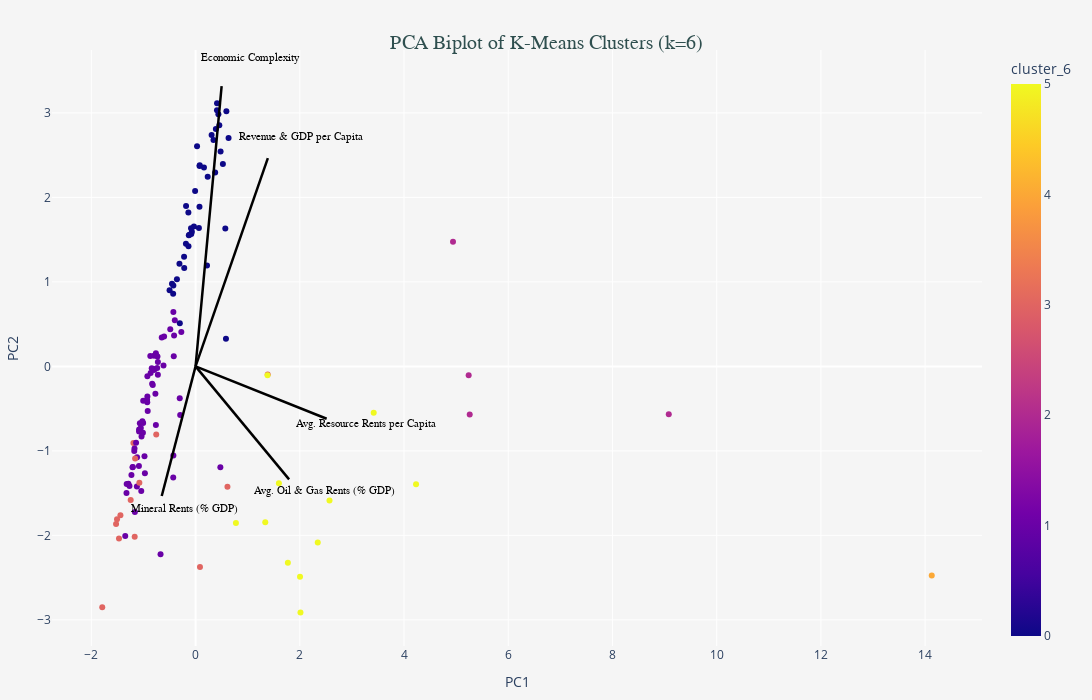
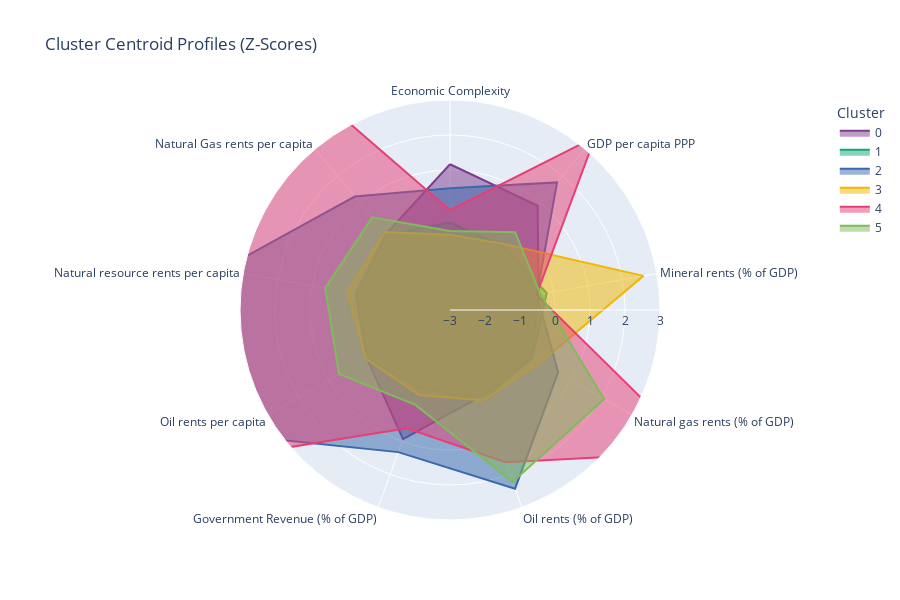

The cell these charts' notebook holds for them, in order:
### Markdown cell above
## Clustering (2014-2021)

### Code cell
"""Initial map"""
## Create the k=6 Choropleth Map
fig_map_6 = px.choropleth(
    map_df,
    locations="Country Code",
    color="cluster_6",
    hover_name="Country Name",
    hover_data=["Country Code", "cluster_6"],
    color_discrete_sequence=px.colors.qualitative.Bold,
)
## Visual Enhancements 

fig_map_6.update_geos(
    # Use 'winkel tripel' or 'orthographic' for a nice global view
    projection_type="winkel tripel",
    # Reduce the scale to effectively "zoom out" the map
    projection_scale=1, # Default is often around 1.0, but setting explicitly ensures a consistent scale
    showcountries=True,
    countrycolor="Gray", # Add subtle country borders
    showcoastlines=True,
    coastlinecolor="Black", # Make coastlines clearer
    # Optional: Set a background color for the ocean/water
    lakecolor="LightBlue",
    oceancolor="LightBlue",
    showocean=True,
)
## Layout Enhancement 
fig_map_6.update_layout(
    # === SIZE ADJUSTMENT IS HERE ===
    # Set the overall plot size to a larger value (e.g., 1200x800 pixels)
    width=1200, 
    height=800,
    # ===============================

    # Center the title and add a font style
    title={
        'text': "Clustering of Economic Indicators and Resource Use (k=6, 2015-2021)",
        'y': 0.95, # Position the title higher
        'x': 0.5,
        'xanchor': 'center',
        'yanchor': 'top',
        'font': {'size': 20, 'color': 'DarkSlateGray', 'family': 'Arial'}
    },
    # Set the overall plot background to transparent or light gray
    plot_bgcolor='rgba(0,0,0,0)', 
    paper_bgcolor='LightGray', # Make the area around the map light gray
    # Move the legend
    legend_title_text='Cluster Group',
    legend=dict(
        orientation="h",
        yanchor="bottom",
        y=0.01,
        xanchor="center",
        x=0.5
    ),
    margin={"r":0,"t":50,"l":0,"b":0}
)
fig_map_6.show()

"""Heatmap"""
plt.figure(figsize=(18, 8)) 
sns.heatmap(  
    centroid_df_k6, 
    annot=True, 
    cmap='vlag',            
    fmt='.2f',               
    linewidths=0.5,          
    vmax=5.0,
    linecolor='white',
    cbar_kws={'label': 'Feature Z-Score (Std. Dev. from Mean)'} # Label the color bar
)
plt.title(
    'Cluster Profile Analysis: which variables determine every cluster', 
    fontsize=20, 
    pad=20, # Add padding above the plot
    fontweight='bold'
)
plt.ylabel('Cluster', fontsize=14, fontweight='bold')
plt.xlabel('Feature', fontsize=14, fontweight='bold')
plt.xticks(rotation=45, ha='right', fontsize=12) 
plt.yticks(rotation=0, fontsize=12) 
plt.tight_layout() 
plt.show()

"""Feature selection"""
SCALE_FACTOR = 5 
raw_loadings = {
    'Economic Complexity': (0.5001 / SCALE_FACTOR, 3.3182 / SCALE_FACTOR),
    'GDP per capita PPP': (1.7008 / SCALE_FACTOR, 2.4624 / SCALE_FACTOR),
    'Mineral rents (% of GDP)': (-0.6492 / SCALE_FACTOR, -1.5342 / SCALE_FACTOR),
    'Natural gas rents (% of GDP)': (1.7451 / SCALE_FACTOR, -1.3901 / SCALE_FACTOR),
    'Oil rents (% of GDP)': (1.8450 / SCALE_FACTOR, -1.2846 / SCALE_FACTOR),
    'Government Revenue (% of GDP)': (1.0739 / SCALE_FACTOR, 2.4665 / SCALE_FACTOR),
    'Oil rents per capita': (2.5923 / SCALE_FACTOR, -0.6163 / SCALE_FACTOR),
    'Natural resource rents per capita': (2.6838 / SCALE_FACTOR, -0.6682 / SCALE_FACTOR),
    'Natural Gas rents per capita': (2.2716 / SCALE_FACTOR, -0.5748 / SCALE_FACTOR)
}
gov_gdp_pc1 = np.mean([raw_loadings['Government Revenue (% of GDP)'][0], raw_loadings['GDP per capita PPP'][0]])
gov_gdp_pc2 = np.mean([raw_loadings['Government Revenue (% of GDP)'][1], raw_loadings['GDP per capita PPP'][1]])
rents_gdp_pc1 = np.mean([raw_loadings['Natural gas rents (% of GDP)'][0], raw_loadings['Oil rents (% of GDP)'][0]])
rents_gdp_pc2 = np.mean([raw_loadings['Natural gas rents (% of GDP)'][1], raw_loadings['Oil rents (% of GDP)'][1]])
per_capita_pc1 = np.mean([
    raw_loadings['Oil rents per capita'][0], 
    raw_loadings['Natural resource rents per capita'][0], 
    raw_loadings['Natural Gas rents per capita'][0]
])
per_capita_pc2 = np.mean([
    raw_loadings['Oil rents per capita'][1], 
    raw_loadings['Natural resource rents per capita'][1], 
    raw_loadings['Natural Gas rents per capita'][1]
])
loadings_simplified = {
    'Economic Complexity': raw_loadings['Economic Complexity'], # Kept separate
    'Mineral Rents (% GDP)': raw_loadings['Mineral rents (% of GDP)'], # Kept separate
    
    'Revenue & GDP per Capita': (gov_gdp_pc1, gov_gdp_pc2), # Averaged
    'Avg. Oil & Gas Rents (% GDP)': (rents_gdp_pc1, rents_gdp_pc2), # Averaged
    'Avg. Resource Rents per Capita': (per_capita_pc1, per_capita_pc2) # Averaged
}
data = []
annotations = []
arrow_color = 'Black'
X_TEXT_OFFSET=0.5
for feature, (pc1_load, pc2_load) in loadings_simplified.items():
    
    # 1. Create the arrow as a shape (line)
    arrow_line = go.layout.Shape(
        type="line",
        x0=0, y0=0,
        x1=pc1_load * SCALE_FACTOR, 
        y1=pc2_load * SCALE_FACTOR,
        line=dict(color=arrow_color, width=2.5)
    )
    data.append(arrow_line)
    
    # 2. Add text annotation for the feature name
    annotations.append(go.layout.Annotation(
        x=pc1_load * SCALE_FACTOR * 1.1 + X_TEXT_OFFSET,
        y=pc2_load * SCALE_FACTOR * 1.1,
        text=feature,
        showarrow=False,
        font=dict(color=arrow_color, size=11, family='Arial Black')
    ))
fig_biplot = px.scatter(
    pca_df, 
    x='PC1', 
    y='PC2', 
    color='cluster_6',
    hover_name='Country Code', 
    hover_data={
        'Country Name': True,
        'cluster_6': True, 
        'PC1': ':.2f',
        'PC2': ':.2f'
        },
    title='Simplified Interactive PCA Biplot of K-Means Clusters (k=6)',
    color_discrete_sequence=px.colors.qualitative.Bold,
    )
fig_biplot.update_layout(
    shapes=data,          # Add the new, simplified feature arrows
    annotations=annotations, # Add the new, simplified feature labels
    # Enhance the layout style
    title={
        'text': 'PCA Biplot of K-Means Clusters (k=6)',
        'y': 0.95, 
        'x': 0.5,
        'xanchor': 'center',
        'yanchor': 'top',
        'font': {'size': 20, 'color': 'DarkSlateGray', 'family': 'Arial'}
    },
    plot_bgcolor='rgba(0,0,0,0)', 
    paper_bgcolor='WhiteSmoke', 
    legend_title_text='Cluster Group',
    height=700, 
    width=1300,  
    margin={"r":20,"t":50,"l":20,"b":20}
)
fig_biplot.show()

"""Polygon"""
centroid_df_long = centroid_df_k6.reset_index(names='Cluster').melt(
    id_vars='Cluster', 
    var_name='Feature', 
    value_name='Z_Score'
)
centroid_df_long['Cluster'] = centroid_df_long['Cluster'].astype(str)
fig_radar = px.line_polar(
    centroid_df_long,
    r='Z_Score', 
    theta='Feature', 
    color='Cluster',
    line_close=True,
    # Use the same color sequence as your map
    color_discrete_sequence=px.colors.qualitative.Bold, 
    title="Cluster Centroid Profiles (Z-Scores)"
)
fig_radar.update_traces(fill='toself')
fig_radar.update_layout(
    polar=dict(
        radialaxis=dict(
            visible=True,
            range=[-3, 3] 
        )),
    showlegend=True,
    height=600,
    width=900
)

### Figure 1 — Plotly figure (JSON) as saved in the notebook; plotly's stock layout.template omitted (floating-point values rounded to 4 significant figures; data arrays with more than 128 entries replaced by an {"elided": "..."} marker saying what was removed)
{"data": [{"customdata": {"elided": "134x2 mixed values"}, "hovertemplate": "<b>%{hovertext}</b><br><br>PC1=%{x:.2f}<br>PC2=%{y:.2f}<br>Country Name=%{customdata[0]}<br>cluster_6=%{marker.color}<extra></extra>", "hovertext": {"elided": "134 str values"}, "legendgroup": "", "marker": {"color": {"elided": "134 int values"}, "coloraxis": "coloraxis", "symbol": "circle"}, "mode": "markers", "name": "", "orientation": "v", "showlegend": false, "type": "scatter", "x": {"elided": "134 float values"}, "xaxis": "x", "y": {"elided": "134 float values"}, "yaxis": "y"}], "layout": {"annotations": [{"font": {"color": "Black", "family": "Arial Black", "size": 11}, "showarrow": false, "text": "Economic Complexity", "x": 1.05, "y": 3.65}, {"font": {"color": "Black", "family": "Arial Black", "size": 11}, "showarrow": false, "text": "Mineral Rents (% GDP)", "x": -0.2141, "y": -1.688}, {"font": {"color": "Black", "family": "Arial Black", "size": 11}, "showarrow": false, "text": "Revenue & GDP per Capita", "x": 2.026, "y": 2.711}, {"font": {"color": "Black", "family": "Arial Black", "size": 11}, "showarrow": false, "text": "Avg. Oil & Gas Rents (% GDP)", "x": 2.475, "y": -1.471}, {"font": {"color": "Black", "family": "Arial Black", "size": 11}, "showarrow": false, "text": "Avg. Resource Rents per Capita", "x": 3.267, "y": -0.6817}], "coloraxis": {"colorbar": {"title": {"text": "cluster_6"}}, "colorscale": [[0, "#0d0887"], [0.1111, "#46039f"], [0.2222, "#7201a8"], [0.3333, "#9c179e"], [0.4444, "#bd3786"], [0.5556, "#d8576b"], [0.6667, "#ed7953"], [0.7778, "#fb9f3a"], [0.8889, "#fdca26"], [1, "#f0f921"]]}, "height": 700, "legend": {"title": {"text": "Cluster Group"}, "tracegroupgap": 0}, "margin": {"b": 20, "l": 20, "r": 20, "t": 50}, "paper_bgcolor": "WhiteSmoke", "plot_bgcolor": "rgba(0,0,0,0)", "shapes": [{"line": {"color": "Black", "width": 2.5}, "type": "line", "x0": 0, "x1": 0.5001, "y0": 0, "y1": 3.318}, {"line": {"color": "Black", "width": 2.5}, "type": "line", "x0": 0, "x1": -0.6492, "y0": 0, "y1": -1.534}, {"line": {"color": "Black", "width": 2.5}, "type": "line", "x0": 0, "x1": 1.387, "y0": 0, "y1": 2.464}, {"line": {"color": "Black", "width": 2.5}, "type": "line", "x0": 0, "x1": 1.795, "y0": 0, "y1": -1.337}, {"line": {"color": "Black", "width": 2.5}, "type": "line", "x0": 0, "x1": 2.516, "y0": 0, "y1": -0.6198}], "title": {"font": {"color": "DarkSlateGray", "family": "Arial", "size": 20}, "text": "PCA Biplot of K-Means Clusters (k=6)", "x": 0.5, "xanchor": "center", "y": 0.95, "yanchor": "top"}, "width": 1300, "xaxis": {"anchor": "y", "domain": [0, 1], "title": {"text": "PC1"}}, "yaxis": {"anchor": "x", "domain": [0, 1], "title": {"text": "PC2"}}}}

### Figure 2 — Plotly figure (JSON) as saved in the notebook; plotly's stock layout.template omitted (floating-point values rounded to 4 significant figures)
{"data": [{"fill": "toself", "hovertemplate": "Cluster=0<br>Z_Score=%{r}<br>Feature=%{theta}<extra></extra>", "legendgroup": "0", "line": {"color": "rgb(127, 60, 141)", "dash": "solid"}, "marker": {"symbol": "circle"}, "mode": "lines", "name": "0", "r": [1.164, 0.8935, -0.4267, -0.3101, -0.3784, 0.9246, -0.2538, -0.2614, -0.1632, 1.164], "showlegend": true, "subplot": "polar", "theta": ["Economic Complexity", "GDP per capita PPP", "Mineral rents (% of GDP)", "Natural gas rents (% of GDP)", "Oil rents (% of GDP)", "Government Revenue (% of GDP)", "Oil rents per capita", "Natural resource rents per capita", "Natural Gas rents per capita", "Economic Complexity"], "type": "scatterpolar"}, {"fill": "toself", "hovertemplate": "Cluster=1<br>Z_Score=%{r}<br>Feature=%{theta}<extra></extra>", "legendgroup": "1", "line": {"color": "rgb(17, 165, 121)", "dash": "solid"}, "marker": {"symbol": "circle"}, "mode": "lines", "name": "1", "r": [-0.494, -0.6331, -0.1947, -0.2767, -0.2646, -0.6071, -0.2558, -0.2811, -0.2007, -0.494], "showlegend": true, "subplot": "polar", "theta": ["Economic Complexity", "GDP per capita PPP", "Mineral rents (% of GDP)", "Natural gas rents (% of GDP)", "Oil rents (% of GDP)", "Government Revenue (% of GDP)", "Oil rents per capita", "Natural resource rents per capita", "Natural Gas rents per capita", "Economic Complexity"], "type": "scatterpolar"}, {"fill": "toself", "hovertemplate": "Cluster=2<br>Z_Score=%{r}<br>Feature=%{theta}<extra></extra>", "legendgroup": "2", "line": {"color": "rgb(57, 105, 172)", "dash": "solid"}, "marker": {"symbol": "circle"}, "mode": "lines", "name": "2", "r": [0.4808, 1.76, -0.4801, 0.5683, 2.432, 1.321, 4.145, 3.625, 1.233, 0.4808], "showlegend": true, "subplot": "polar", "theta": ["Economic Complexity", "GDP per capita PPP", "Mineral rents (% of GDP)", "Natural gas rents (% of GDP)", "Oil rents (% of GDP)", "Government Revenue (% of GDP)", "Oil rents per capita", "Natural resource rents per capita", "Natural Gas rents per capita", "Economic Complexity"], "type": "scatterpolar"}, {"fill": "toself", "hovertemplate": "Cluster=3<br>Z_Score=%{r}<br>Feature=%{theta}<extra></extra>", "legendgroup": "3", "line": {"color": "rgb(242, 183, 1)", "dash": "solid"}, "marker": {"symbol": "circle"}, "mode": "lines", "name": "3", "r": [-0.8465, -0.5444, 2.612, -0.01135, -0.2527, -0.4165, -0.224, -0.02115, -0.08699, -0.8465], "showlegend": true, "subplot": "polar", "theta": ["Economic Complexity", "GDP per capita PPP", "Mineral rents (% of GDP)", "Natural gas rents (% of GDP)", "Oil rents (% of GDP)", "Government Revenue (% of GDP)", "Oil rents per capita", "Natural resource rents per capita", "Natural Gas rents per capita", "Economic Complexity"], "type": "scatterpolar"}, {"fill": "toself", "hovertemplate": "Cluster=4<br>Z_Score=%{r}<br>Feature=%{theta}<extra></extra>", "legendgroup": "4", "line": {"color": "rgb(231, 63, 116)", "dash": "solid"}, "marker": {"symbol": "circle"}, "mode": "lines", "name": "4", "r": [-0.1502, 3.455, -0.4901, 5.136, 1.63, 0.5978, 5.819, 7.393, 10.58, -0.1502], "showlegend": true, "subplot": "polar", "theta": ["Economic Complexity", "GDP per capita PPP", "Mineral rents (% of GDP)", "Natural gas rents (% of GDP)", "Oil rents (% of GDP)", "Government Revenue (% of GDP)", "Oil rents per capita", "Natural resource rents per capita", "Natural Gas rents per capita", "Economic Complexity"], "type": "scatterpolar"}, {"fill": "toself", "hovertemplate": "Cluster=5<br>Z_Score=%{r}<br>Feature=%{theta}<extra></extra>", "legendgroup": "5", "line": {"color": "rgb(128, 186, 90)", "dash": "solid"}, "marker": {"symbol": "circle"}, "mode": "lines", "name": "5", "r": [-0.7442, -0.1042, -0.3782, 2.084, 2.226, -0.1133, 0.6594, 0.6193, 0.4544, -0.7442], "showlegend": true, "subplot": "polar", "theta": ["Economic Complexity", "GDP per capita PPP", "Mineral rents (% of GDP)", "Natural gas rents (% of GDP)", "Oil rents (% of GDP)", "Government Revenue (% of GDP)", "Oil rents per capita", "Natural resource rents per capita", "Natural Gas rents per capita", "Economic Complexity"], "type": "scatterpolar"}], "layout": {"height": 600, "legend": {"title": {"text": "Cluster"}, "tracegroupgap": 0}, "polar": {"angularaxis": {"direction": "clockwise", "rotation": 90}, "domain": {"x": [0, 1], "y": [0, 1]}, "radialaxis": {"range": [-3, 3], "visible": true}}, "showlegend": true, "title": {"text": "Cluster Centroid Profiles (Z-Scores)"}, "width": 900}}
